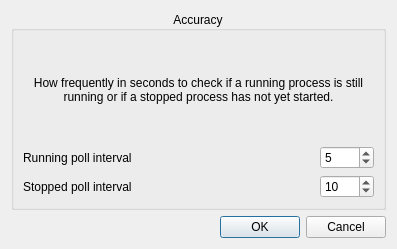
<?xml version="1.0" encoding="UTF-8"?>
<ui version="4.0">
 <class>Options</class>
 <widget class="QWidget" name="Options">
  <property name="windowModality">
   <enum>Qt::ApplicationModal</enum>
  </property>
  <property name="geometry">
   <rect>
    <x>0</x>
    <y>0</y>
    <width>397</width>
    <height>249</height>
   </rect>
  </property>
  <property name="windowTitle">
   <string>Options</string>
  </property>
  <property name="windowIcon">
   <iconset resource="../../resources.qrc">
    <normaloff>:/Assets/Icons/options-icon.svg</normaloff>:/Assets/Icons/options-icon.svg</iconset>
  </property>
  <layout class="QVBoxLayout" name="verticalLayout">
   <item>
    <widget class="QGroupBox" name="groupBox">
     <property name="title">
      <string>Accuracy</string>
     </property>
     <property name="alignment">
      <set>Qt::AlignCenter</set>
     </property>
     <layout class="QVBoxLayout" name="verticalLayout_2">
      <item>
       <widget class="QLabel" name="label_3">
        <property name="text">
         <string>How frequently in seconds to check if a running process is still running or if a stopped process has not yet started.</string>
        </property>
        <property name="alignment">
         <set>Qt::AlignCenter</set>
        </property>
        <property name="wordWrap">
         <bool>true</bool>
        </property>
       </widget>
      </item>
      <item>
       <layout class="QHBoxLayout" name="horizontalLayout">
        <item>
         <widget class="QLabel" name="label">
          <property name="text">
           <string>Running poll interval</string>
          </property>
         </widget>
        </item>
        <item>
         <spacer name="horizontalSpacer">
          <property name="orientation">
           <enum>Qt::Horizontal</enum>
          </property>
          <property name="sizeHint" stdset="0">
           <size>
            <width>40</width>
            <height>20</height>
           </size>
          </property>
         </spacer>
        </item>
        <item>
         <widget class="QSpinBox" name="runningIntervalSpinBox">
          <property name="cursor">
           <cursorShape>PointingHandCursor</cursorShape>
          </property>
          <property name="minimum">
           <number>1</number>
          </property>
          <property name="maximum">
           <number>3000</number>
          </property>
          <property name="value">
           <number>5</number>
          </property>
         </widget>
        </item>
       </layout>
      </item>
      <item>
       <layout class="QHBoxLayout" name="horizontalLayout_2">
        <item>
         <widget class="QLabel" name="label_2">
          <property name="text">
           <string>Stopped poll interval</string>
          </property>
         </widget>
        </item>
        <item>
         <spacer name="horizontalSpacer_2">
          <property name="orientation">
           <enum>Qt::Horizontal</enum>
          </property>
          <property name="sizeHint" stdset="0">
           <size>
            <width>40</width>
            <height>20</height>
           </size>
          </property>
         </spacer>
        </item>
        <item>
         <widget class="QSpinBox" name="stoppedIntervalSpinBox">
          <property name="cursor">
           <cursorShape>PointingHandCursor</cursorShape>
          </property>
          <property name="minimum">
           <number>1</number>
          </property>
          <property name="maximum">
           <number>3000</number>
          </property>
          <property name="value">
           <number>10</number>
          </property>
         </widget>
        </item>
       </layout>
      </item>
     </layout>
    </widget>
   </item>
   <item>
    <widget class="QDialogButtonBox" name="confirmBox">
     <property name="cursor">
      <cursorShape>PointingHandCursor</cursorShape>
     </property>
     <property name="standardButtons">
      <set>QDialogButtonBox::Cancel|QDialogButtonBox::Ok</set>
     </property>
    </widget>
   </item>
  </layout>
 </widget>
 <resources>
  <include location="../../resources.qrc"/>
 </resources>
 <connections/>
</ui>
